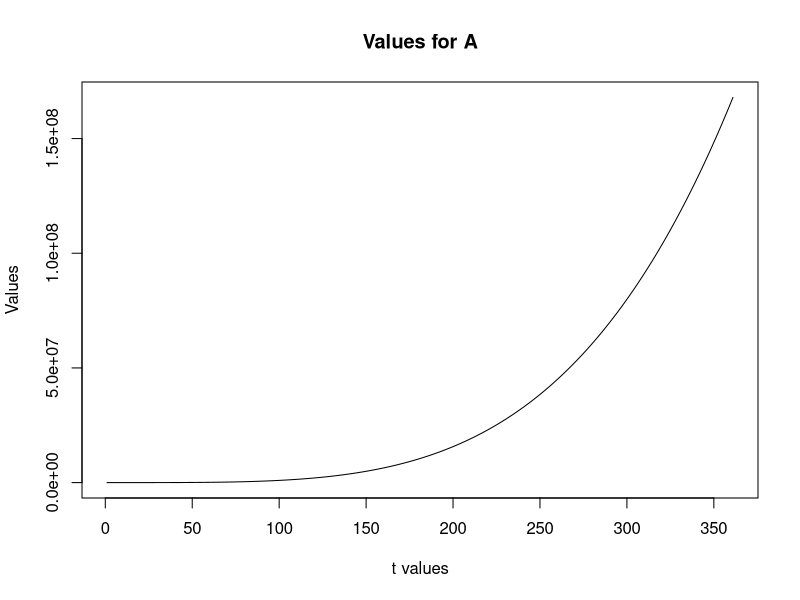

This chart was generated by the following R code:
# a şıkkındaki taylor serisinin her t değeri için grafiğin kodu
# bu denemede t değerleri 0'dan 360'a kadar alınmıştır ve bir vektörde depolanmıştır
# sonra bu değerler x vektörü içinde tutulmuş ve grafik çiziminde kullanılmıştır

t <- 0:360
x <- ( 0.26 - ((t^2)*0.13) + ((t^4)*(0.01)) )
plot(x, type="l", xlab="t values", ylab="Values", main="Values for A")